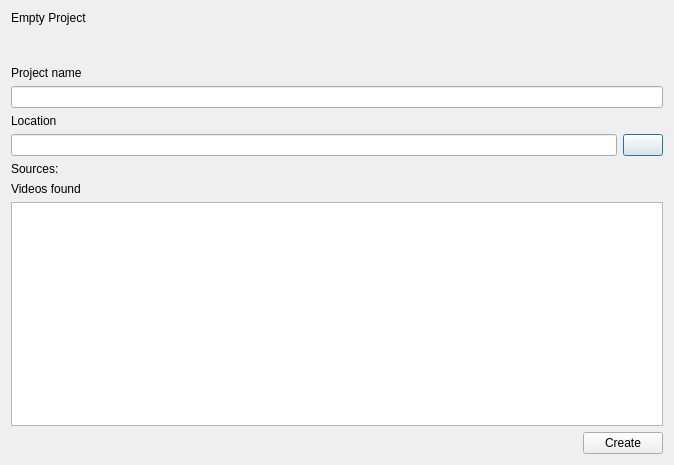
<?xml version="1.0" encoding="UTF-8"?>
<ui version="4.0">
 <class>CreateProjectDialog</class>
 <widget class="QDialog" name="CreateProjectDialog">
  <property name="geometry">
   <rect>
    <x>0</x>
    <y>0</y>
    <width>674</width>
    <height>465</height>
   </rect>
  </property>
  <property name="windowTitle">
   <string>Create New Project</string>
  </property>
  <layout class="QVBoxLayout" name="verticalLayout_6">
   <item>
    <layout class="QVBoxLayout" name="locationLayout">
     <item>
      <widget class="QLabel" name="emptyProjectLabel">
       <property name="text">
        <string>Empty Project</string>
       </property>
      </widget>
     </item>
     <item>
      <spacer name="verticalSpacer_2">
       <property name="orientation">
        <enum>Qt::Vertical</enum>
       </property>
       <property name="sizeType">
        <enum>QSizePolicy::Fixed</enum>
       </property>
       <property name="sizeHint" stdset="0">
        <size>
         <width>20</width>
         <height>35</height>
        </size>
       </property>
      </spacer>
     </item>
     <item>
      <layout class="QVBoxLayout" name="projectNameLayout">
       <item>
        <widget class="QLabel" name="projectNameLabel">
         <property name="text">
          <string>Project name</string>
         </property>
        </widget>
       </item>
       <item>
        <widget class="QLineEdit" name="projectNameInput"/>
       </item>
      </layout>
     </item>
     <item>
      <widget class="QLabel" name="locationLabel">
       <property name="text">
        <string>Location</string>
       </property>
      </widget>
     </item>
     <item>
      <layout class="QHBoxLayout" name="locationLayoutInner">
       <item>
        <widget class="QLineEdit" name="locationInput"/>
       </item>
       <item>
        <widget class="QPushButton" name="locationBtn">
         <property name="text">
          <string/>
         </property>
         <property name="icon">
          <iconset resource="../sore_crow.qrc">
           <normaloff>:/Icons/icons/ryan/search.png</normaloff>:/Icons/icons/ryan/search.png</iconset>
         </property>
        </widget>
       </item>
      </layout>
     </item>
    </layout>
   </item>
   <item>
    <layout class="QVBoxLayout" name="sourceLayout">
     <item>
      <widget class="QLabel" name="sourcesLabel">
       <property name="text">
        <string>Sources:</string>
       </property>
      </widget>
     </item>
     <item>
      <layout class="QHBoxLayout" name="videoSourceLayout">
       <item>
        <layout class="QVBoxLayout" name="verticalLayout">
         <item>
          <widget class="QLabel" name="videosLabel">
           <property name="sizePolicy">
            <sizepolicy hsizetype="Expanding" vsizetype="Preferred">
             <horstretch>0</horstretch>
             <verstretch>0</verstretch>
            </sizepolicy>
           </property>
           <property name="text">
            <string>Videos found</string>
           </property>
          </widget>
         </item>
         <item>
          <widget class="QListWidget" name="videosList"/>
         </item>
        </layout>
       </item>
      </layout>
     </item>
    </layout>
   </item>
   <item>
    <layout class="QHBoxLayout" name="createLayout">
     <property name="spacing">
      <number>0</number>
     </property>
     <item>
      <spacer name="createSpacer">
       <property name="orientation">
        <enum>Qt::Horizontal</enum>
       </property>
       <property name="sizeHint" stdset="0">
        <size>
         <width>40</width>
         <height>20</height>
        </size>
       </property>
      </spacer>
     </item>
     <item>
      <widget class="QPushButton" name="createBtn">
       <property name="text">
        <string>Create</string>
       </property>
      </widget>
     </item>
    </layout>
   </item>
   <item>
    <layout class="QVBoxLayout" name="statusBarLayout"/>
   </item>
  </layout>
 </widget>
 <resources>
  <include location="../sore_crow.qrc"/>
 </resources>
 <connections/>
</ui>
